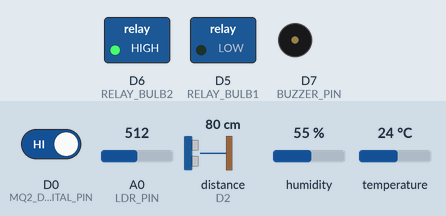
Recording of a sketch running on a simulated ESP8266 (NodeMCU). On the bench: switched loads named in the sketch (green lamp = pin HIGH), buzzer (waves = sounding, pin HIGH). Wiring (inferred from the names in the program): ultrasonic range finder: trigger D1; echo D2. Inputs (shaded band) come from the test bench; at power-on: distance to the obstacle (sensor on D2) 80 cm, A0 (LDR_PIN) = 512, D0 (MQ2_DIGITAL_PIN) HIGH, humidity 55 %, temperature 24 °C. The echo pulse lasts 58.3 µs per cm; pins used as bus, display or sensor lines are not drawn; what the sketch prints to the serial monitor is not drawn.

Above: at 2.2 s.
2.3 s: distance to the obstacle (sensor on D2) set to 53 cm
9.6 s: distance to the obstacle (sensor on D2) set to 45 cm
At 14.5 s:
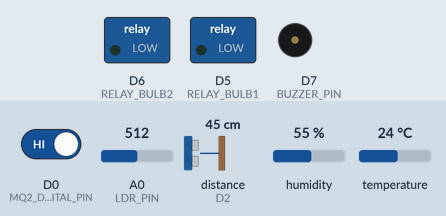
14.6 s: A0 (LDR_PIN) set to 390
At 20.6 s:
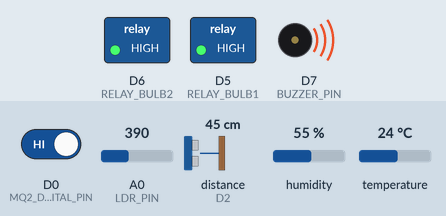
21.6 s: D0 (MQ2_DIGITAL_PIN) driven LOW
26.7 s: D0 (MQ2_DIGITAL_PIN) driven HIGH
At 35.3 s:
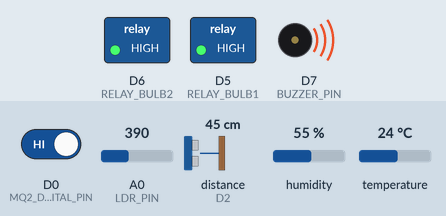
35.6 s: A0 (LDR_PIN) set to 410
At 40.8 s:
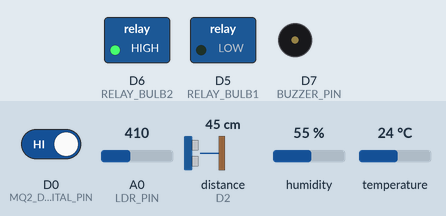
Timing chart, 0 to 42.3 s (numbered marks = the images above; inputs shaded):
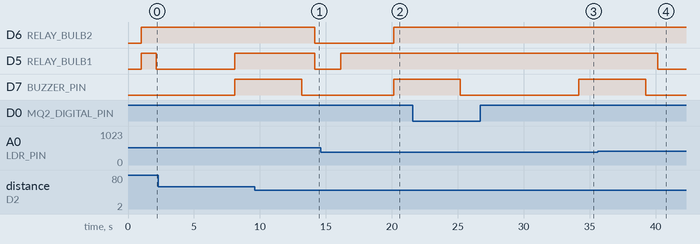

Measured:
- the behaviour switches between 51 and 50 cm on distance to the obstacle (sensor on D2) (found by bisection; images 0 and 1)
- the behaviour switches between 400 and 401 on A0 (LDR_PIN) (found by bisection; images 3 and 4)
- after the input at 9.6 s, D6 (RELAY_BULB2): HIGH → LOW after 4.5 s
- after the input at 14.6 s, D5 (RELAY_BULB1): LOW → HIGH after 1.5 s instead of 5.5 s
- after the input at 26.7 s, D7 (BUZZER_PIN): LOW → HIGH after 7.5 s
- after the input at 35.6 s, D5 (RELAY_BULB1): HIGH → LOW after 4.6 s

The sketch:

home_automation.ino
```cpp
/*
========================================================
ADVANCED HOME AUTOMATION IoT - NODEMCU ESP8266
========================================================
Hardware Corrections Implemented:
- Ultrasonic Signal Smoothing via Moving Average Window Filter
- Smoke Sensor Digital Debounce Filtering (Prevents Fake Alarms)
- Inverted LDR Voltage Calibration (>900 Dark -> Bulb1 ON)
- Full Safety Standby Retained
- UPGRADED: 5sec smoke sampling → 5sec alert → repeat cycle

Board: ESP8266 NodeMCU
========================================================
*/

#include <DHT.h>

// ==================== PIN DEFINITIONS ====================
#define MQ2_DIGITAL_PIN D0
#define ULTRASONIC_TRIG D1
#define ULTRASONIC_ECHO D2
#define DHT_PIN D3

#define RELAY_BULB1 D5
#define RELAY_BULB2 D6
#define BUZZER_PIN D7

#define LDR_PIN A0

// ==================== SENSOR SETUP ====================
#define DHT_TYPE DHT11
DHT dht(DHT_PIN, DHT_TYPE);

// ==================== CONFIGURATION ====================
const unsigned long SENSOR_READ_INTERVAL   = 2000; // Increased sample frequency for better real-time control
const unsigned long COMMAND_CHECK_INTERVAL = 500;
const unsigned long EMERGENCY_CLEAR_TIME   = 20000;

// Advanced Filtering Parameters
const int ULTRASONIC_SAMPLES = 5;       // Number of samples for smoothing window
const int SMOKE_DEBOUNCE_CHECKS = 5;    // Successive confirms required before alarm
const int SMOKE_DEBOUNCE_DELAY_MS = 5;  // Delay between debounce checks

// Validated Conditions
const int MOTION_DISTANCE_CM = 50;      // Hard boundary: Strictly below 50cm turns Bulb 2 ON
const unsigned long MOTION_HOLD_MS = 1000;

// Corrected Physical LDR Mapping (High reading = Dark environment)
const int LDR_DARK_THRESHOLD = 400;

// NEW SMOKE CYCLE CONFIGURATION
const unsigned long SMOKE_SAMPLE_DURATION = 5000;  // 5 seconds sampling window
const unsigned long SMOKE_ALERT_DURATION  = 5000;  // 5 seconds alert when smoke detected

// ==================== GLOBAL STATE ====================
struct SensorData {
  float temperature;
  float humidity;
  long distance;
  int smokeStatus;
  int lightLevel;
};

struct DeviceState {
  bool bulb1;
  bool bulb2;
  bool buzzer;
  bool emergency;
  bool autoMotion;
};

SensorData sensors = {0, 0, 0, 0, 0};
DeviceState devices = {false, false, false, false, true};

// ==================== TIMERS ====================
unsigned long lastSensorRead = 0;
unsigned long lastCommandCheck = 0;
unsigned long motionStartTime = 0;
unsigned long clearStartTime = 0;

bool motionActive = false;
String serialBuffer = "";

// NEW SMOKE CYCLE VARIABLES
enum SmokeCycleState {
  SMOKE_IDLE,      // Normal operation, checking for smoke
  SMOKE_ALERT      // Alert active (buzzer on, bulbs forced off)
};
SmokeCycleState smokeCycleState = SMOKE_IDLE;
unsigned long smokeCycleStartTime = 0;
unsigned long smokeDetectedTime = 0;

// ==================== FUNCTION DECLARATIONS ====================
void readAllSensors();
long getFilteredUltrasonic();
bool debounceSmokeSensor();

void autoControlLogic(unsigned long now);
void enterEmergencyMode();
void handleEmergencyMode(unsigned long now);
void exitEmergencyMode();

void setBulb1(bool on);
void setBulb2(bool on);
void setBuzzer(bool on);

void sendJsonData();
void printReadableData();
void checkSerialCommands();
void processCommand(String cmdStr);
String extractJsonValue(String json, String key);

// ==================== SETUP ====================
void setup() {
  Serial.begin(115200);
  delay(1000);

  Serial.println();
  Serial.println("======================================");
  Serial.println("   INDUSTRIAL HOME AUTOMATION READY   ");
  Serial.println("       HARDWARE FILTERS ACTIVE        ");
  Serial.println("    SMOKE: 5sec SAMPLE → 5sec ALERT   ");
  Serial.println("======================================");

  pinMode(MQ2_DIGITAL_PIN, INPUT);
  pinMode(ULTRASONIC_TRIG, OUTPUT);
  pinMode(ULTRASONIC_ECHO, INPUT);

  pinMode(RELAY_BULB1, OUTPUT);
  pinMode(RELAY_BULB2, OUTPUT);
  pinMode(BUZZER_PIN, OUTPUT);

  // Default States (Active Low Relay Safe Defaults)
  digitalWrite(RELAY_BULB1, HIGH);
  digitalWrite(RELAY_BULB2, HIGH);
  digitalWrite(BUZZER_PIN, LOW);

  dht.begin();
  Serial.println("System Core Initialized cleanly.");
  Serial.println();

  // Initialize smoke cycle
  smokeCycleState = SMOKE_IDLE;
  smokeCycleStartTime = millis();
}

// ==================== MAIN LOOP ====================
void loop() {
  unsigned long now = millis();

  // Handle emergency mode (smoke alert)
  if (devices.emergency) {
    handleEmergencyMode(now);
  }

  if (now - lastSensorRead >= SENSOR_READ_INTERVAL) {
    readAllSensors();
    lastSensorRead = now;

    // NEW SMOKE LOGIC: 5 second sampling, then 5 second alert if detected
    if (!devices.emergency) {
      // Check smoke with debounce
      if (sensors.smokeStatus == HIGH && debounceSmokeSensor()) {
        if (smokeCycleState == SMOKE_IDLE) {
          // First detection in this cycle
          if (smokeDetectedTime == 0) {
            smokeDetectedTime = now;
            Serial.println("[SMOKE] Smoke detected! Starting 5 second sampling window...");
          }

          // Check if we've been detecting for 5 seconds
          if (now - smokeDetectedTime >= SMOKE_SAMPLE_DURATION) {
            // Smoke persisted for 5 seconds - trigger alert
            enterEmergencyMode();
            smokeCycleState = SMOKE_ALERT;
            smokeDetectedTime = 0;
          }
        }
      } else {
        // No smoke detected - reset detection timer
        if (smokeDetectedTime != 0 && smokeCycleState == SMOKE_IDLE) {
          smokeDetectedTime = 0;
          Serial.println("[SMOKE] Smoke cleared. Reset detection counter.");
        }
      }
    }

    if (!devices.emergency) {
      autoControlLogic(now);
    }

    printReadableData();
    sendJsonData();
  }

  if (now - lastCommandCheck >= COMMAND_CHECK_INTERVAL) {
    checkSerialCommands();
    lastCommandCheck = now;
  }

  delay(10);
}

// ==================== HARDWARE FILTERED SENSOR READING ====================
void readAllSensors() {
  // DHT11 Processing
  sensors.temperature = dht.readTemperature();
  sensors.humidity = dht.readHumidity();

  if (isnan(sensors.temperature)) sensors.temperature = 0;
  if (isnan(sensors.humidity))    sensors.humidity = 0;

  // Signal-Smoothed Distance Engine
  sensors.distance = getFilteredUltrasonic();

  // Instantaneous Reading for initial evaluation
  sensors.smokeStatus = digitalRead(MQ2_DIGITAL_PIN);

  // Physical Analog LDR capture
  sensors.lightLevel = analogRead(LDR_PIN);
}

// Advanced Moving Average Filter for Ultrasonic Noise Elimination
long getFilteredUltrasonic() {
  long totalDistance = 0;
  int validSamplesCount = 0;

  for (int i = 0; i < ULTRASONIC_SAMPLES; i++) {
    digitalWrite(ULTRASONIC_TRIG, LOW);
    delayMicroseconds(2);
    digitalWrite(ULTRASONIC_TRIG, HIGH);
    delayMicroseconds(10);
    digitalWrite(ULTRASONIC_TRIG, LOW);

    long duration = pulseIn(ULTRASONIC_ECHO, HIGH, 25000); // 25ms timeout bounds max distance limits
    long distanceSample = duration * 0.034 / 2;

    // Discard anomalies (out-of-range false spikes)
    if (distanceSample > 0 && distanceSample < 400) {
      totalDistance += distanceSample;
      validSamplesCount++;
    }
    delay(10); // Short recovery rest between physical sound bursts
  }

  if (validSamplesCount == 0) {
    return 999; // Explicit indicator for a failed sonic window return
  }

  return (totalDistance / validSamplesCount); // Returns highly accurate mathematical average
}

// Digital Debounce Verifier to counter MQ2 Sensor Power Fluctuations
bool debounceSmokeSensor() {
  for (int i = 0; i < SMOKE_DEBOUNCE_CHECKS; i++) {
    delay(SMOKE_DEBOUNCE_DELAY_MS);
    if (digitalRead(MQ2_DIGITAL_PIN) == LOW) {
      return false; // Errant hardware burst caught; validation dropped
    }
  }
  return true; // Smoke condition verified true across time frame
}

// ==================== AUTO CONTROL CONTROLLERS ====================
void autoControlLogic(unsigned long now) {

  // 1. Precise Inverted LDR Control Engine
  if (sensors.lightLevel > LDR_DARK_THRESHOLD) { // Real-world test: Covering sensor increases value above 900
    if (!devices.bulb1) {
      setBulb1(true);
      Serial.println("[SYSTEM-EXEC]: Darkness Detected -> Bulb1 Activated");
    }
  } else {
    if (devices.bulb1) {
      setBulb1(false);
      Serial.println("[SYSTEM-EXEC]: Ambient Light Sufficient -> Bulb1 Deactivated");
    }
  }

  // 2. High-Precision Ultrasonic Engine
  if (devices.autoMotion) {
    // Condition: Strictly less than 50cm handles activation triggers
    if (sensors.distance > 0 && sensors.distance < MOTION_DISTANCE_CM) {
      if (!motionActive) {
        motionActive = true;
        motionStartTime = now;
        setBulb2(true);
        Serial.println("[SYSTEM-EXEC]: Motion Confirmed (<50cm) -> Bulb2 Activated");
      } else {
        motionStartTime = now; // Continuous presence refreshes hold flag
      }
    }

    // Evaluated timeout engine drop
    if (motionActive && (now - motionStartTime >= MOTION_HOLD_MS)) {
      motionActive = false;
      setBulb2(false);
      Serial.println("[SYSTEM-EXEC]: Distance Clear Threshold Reached -> Bulb2 Deactivated");
    }
  }
}

// ==================== SAFETY SUBSYSTEMS ====================
void enterEmergencyMode() {
  devices.emergency = true;
  clearStartTime = 0;

  setBulb1(false);
  setBulb2(false);
  setBuzzer(true);

  Serial.println("\n====================================");
  Serial.println("!! CRITICAL HARDWARE ALARM TRIGGERED !!");
  Serial.println("     SMOKE CONFIRMED FOR 5 SECONDS    ");
  Serial.println("        FORCED EM-FAILSAFE ACTIVATED   ");
  Serial.println("======================================");
}

void handleEmergencyMode(unsigned long now) {
  setBulb1(false);
  setBulb2(false);

  // NEW: Auto exit after SMOKE_ALERT_DURATION (5 seconds)
  if (clearStartTime == 0) {
    clearStartTime = now;
    Serial.println("[Failsafe]: Alert active. Will auto-exit after 5 seconds...");
  }
  else if (now - clearStartTime >= SMOKE_ALERT_DURATION) {
    exitEmergencyMode();
  }

  // Also check if smoke cleared early - if so, still wait for timer to reset cycle
  if (digitalRead(MQ2_DIGITAL_PIN) == LOW) {
    // Smoke is gone, but we still complete the 5 second alert period
    // This is handled by the timer above
  }
}

void exitEmergencyMode() {
  devices.emergency = false;
  smokeCycleState = SMOKE_IDLE;
  smokeDetectedTime = 0;
  clearStartTime = 0;
  setBuzzer(false);
  Serial.println("\n[Failsafe]: 5 second alert completed. System operational again.");
  Serial.println("[Failsafe]: Starting new 5 second sampling cycle.\n");
}

// ==================== HARDWARE WRITERS ====================
void setBulb1(bool on) {
  devices.bulb1 = on;
  digitalWrite(RELAY_BULB1, on ? LOW : HIGH); // Active Low Relays
}

void setBulb2(bool on) {
  devices.bulb2 = on;
  digitalWrite(RELAY_BULB2, on ? LOW : HIGH); // Active Low Relays
}

void setBuzzer(bool on) {
  devices.buzzer = on;
  digitalWrite(BUZZER_PIN, on ? HIGH : LOW);   // Active High Buzzer
}

// ==================== METRIC LOGGING ====================
void printReadableData() {
  Serial.println("================ METRICS ================");
  Serial.print("Temp/Humid:   "); Serial.print(sensors.temperature, 1); Serial.print(" C / "); Serial.print(sensors.humidity, 1); Serial.println(" %");
  Serial.print("Ultrasonic:   "); Serial.print(sensors.distance); Serial.println(" cm");
  Serial.print("LDR Value:    "); Serial.print(sensors.lightLevel); Serial.println(sensors.lightLevel > LDR_DARK_THRESHOLD ? " (DARK ENVIRONMENT)" : " (BRIGHT ENVIRONMENT)");
  Serial.print("Smoke Status: "); Serial.println(sensors.smokeStatus == HIGH ? "DANGER SIGNAL" : "STABLE");

  // Show smoke cycle info
  if (smokeDetectedTime > 0 && !devices.emergency) {
    unsigned long detectingFor = (millis() - smokeDetectedTime) / 1000;
    Serial.print("Smoke Timer:  Detecting for "); Serial.print(detectingFor); Serial.println(" seconds (need 5 to alert)");
  } else if (devices.emergency) {
    unsigned long alertRemaining = (SMOKE_ALERT_DURATION - (millis() - clearStartTime)) / 1000;
    Serial.print("Alert Timer:  "); Serial.print(alertRemaining); Serial.println(" seconds remaining");
  } else {
    Serial.println("Smoke Timer:  IDLE (no detection)");
  }

  Serial.print("Bulb 1 Stat:  "); Serial.println(devices.bulb1 ? "ON" : "OFF");
  Serial.print("Bulb 2 Stat:  "); Serial.println(devices.bulb2 ? "ON" : "OFF");
  Serial.print("Emergency:    "); Serial.println(devices.emergency ? "CRITICAL LOCK" : "IDLE");
  Serial.println("========================================\n");
}

void sendJsonData() {
  String json = "{";
  json += "\"temperature\":" + String(sensors.temperature, 1) + ",";
  json += "\"humidity\":" + String(sensors.humidity, 1) + ",";
  json += "\"distance\":" + String(sensors.distance) + ",";
  json += "\"smoke_status\":" + String(sensors.smokeStatus) + ",";
  json += "\"light_level\":" + String(sensors.lightLevel) + ",";
  json += "\"bulb1_status\":" + String(devices.bulb1 ? 1 : 0) + ",";
  json += "\"bulb2_status\":" + String(devices.bulb2 ? 1 : 0) + ",";
  json += "\"buzzer_status\":" + String(devices.buzzer ? 1 : 0) + ",";
  json += "\"emergency_flag\":" + String(devices.emergency ? 1 : 0) + ",";
  json += "\"device_id\":\"home_unit_01\"";
  json += "}";
  Serial.println(json);
}

// ==================== INTERFACING COMMAND PROCESSORS ====================
void checkSerialCommands() {
  while (Serial.available()) {
    char c = Serial.read();
    if (c == '\n') {
      processCommand(serialBuffer);
      serialBuffer = "";
    }
    else if (c != '\r') {
      serialBuffer += c;
    }
  }
}

void processCommand(String cmdStr) {
  cmdStr.trim();
  if (cmdStr.length() == 0) return;

  String type = extractJsonValue(cmdStr, "command_type");
  String value = extractJsonValue(cmdStr, "command_value");
  if (type.length() == 0) return;

  bool isOn = (value == "ON" || value == "1" || value == "true");

  if (type == "bulb1") {
    setBulb1(isOn);
  }
  else if (type == "bulb2") {
    setBulb2(isOn);
  }
  else if (type == "buzzer") {
    setBuzzer(isOn);
  }
  else if (type == "acknowledge") {
    setBuzzer(false);
    Serial.println("[CMD-ACK]: Remote Operator overrides Buzzer state.");
  }
}

String extractJsonValue(String json, String key) {
  String search = "\"" + key + "\"";
  int start = json.indexOf(search);
  if (start == -1) return "";

  int colon = json.indexOf(':', start);
  if (colon == -1) return "";

  int quote1 = json.indexOf('"', colon + 1);
  if (quote1 != -1) {
    int quote2 = json.indexOf('"', quote1 + 1);
    if (quote2 != -1) {
      return json.substring(quote1 + 1, quote2);
    }
  }
  return "";
}
```
